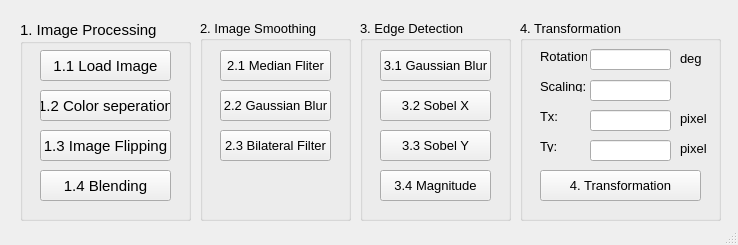
<?xml version="1.0" encoding="UTF-8"?>
<ui version="4.0">
 <class>MainWindow</class>
 <widget class="QMainWindow" name="MainWindow">
  <property name="geometry">
   <rect>
    <x>0</x>
    <y>0</y>
    <width>738</width>
    <height>245</height>
   </rect>
  </property>
  <property name="font">
   <font>
    <pointsize>10</pointsize>
   </font>
  </property>
  <property name="windowTitle">
   <string>MainWindow</string>
  </property>
  <widget class="QWidget" name="centralwidget">
   <widget class="QGroupBox" name="groupBox">
    <property name="geometry">
     <rect>
      <x>20</x>
      <y>20</y>
      <width>171</width>
      <height>201</height>
     </rect>
    </property>
    <property name="font">
     <font>
      <pointsize>11</pointsize>
     </font>
    </property>
    <property name="title">
     <string>1. Image Processing</string>
    </property>
    <widget class="QPushButton" name="pushButton">
     <property name="geometry">
      <rect>
       <x>20</x>
       <y>30</y>
       <width>131</width>
       <height>31</height>
      </rect>
     </property>
     <property name="text">
      <string>1.1 Load Image</string>
     </property>
    </widget>
    <widget class="QPushButton" name="pushButton_2">
     <property name="geometry">
      <rect>
       <x>20</x>
       <y>70</y>
       <width>131</width>
       <height>31</height>
      </rect>
     </property>
     <property name="text">
      <string>1.2 Color seperation</string>
     </property>
    </widget>
    <widget class="QPushButton" name="pushButton_3">
     <property name="geometry">
      <rect>
       <x>20</x>
       <y>110</y>
       <width>131</width>
       <height>31</height>
      </rect>
     </property>
     <property name="text">
      <string>1.3 Image Flipping</string>
     </property>
    </widget>
    <widget class="QPushButton" name="pushButton_4">
     <property name="geometry">
      <rect>
       <x>20</x>
       <y>150</y>
       <width>131</width>
       <height>31</height>
      </rect>
     </property>
     <property name="text">
      <string>1.4 Blending</string>
     </property>
    </widget>
   </widget>
   <widget class="QGroupBox" name="groupBox_2">
    <property name="geometry">
     <rect>
      <x>200</x>
      <y>20</y>
      <width>151</width>
      <height>201</height>
     </rect>
    </property>
    <property name="title">
     <string>2. Image Smoothing</string>
    </property>
    <widget class="QPushButton" name="pushButton_5">
     <property name="geometry">
      <rect>
       <x>20</x>
       <y>30</y>
       <width>111</width>
       <height>31</height>
      </rect>
     </property>
     <property name="text">
      <string>2.1 Median Fliter</string>
     </property>
    </widget>
    <widget class="QPushButton" name="pushButton_6">
     <property name="geometry">
      <rect>
       <x>20</x>
       <y>70</y>
       <width>111</width>
       <height>31</height>
      </rect>
     </property>
     <property name="text">
      <string>2.2 Gaussian Blur</string>
     </property>
    </widget>
    <widget class="QPushButton" name="pushButton_7">
     <property name="geometry">
      <rect>
       <x>20</x>
       <y>110</y>
       <width>111</width>
       <height>31</height>
      </rect>
     </property>
     <property name="text">
      <string>2.3 Bilateral Filter</string>
     </property>
    </widget>
   </widget>
   <widget class="QGroupBox" name="groupBox_3">
    <property name="geometry">
     <rect>
      <x>360</x>
      <y>20</y>
      <width>151</width>
      <height>201</height>
     </rect>
    </property>
    <property name="title">
     <string>3. Edge Detection</string>
    </property>
    <widget class="QPushButton" name="pushButton_8">
     <property name="geometry">
      <rect>
       <x>20</x>
       <y>30</y>
       <width>111</width>
       <height>31</height>
      </rect>
     </property>
     <property name="text">
      <string>3.1 Gaussian Blur</string>
     </property>
    </widget>
    <widget class="QPushButton" name="pushButton_9">
     <property name="geometry">
      <rect>
       <x>20</x>
       <y>70</y>
       <width>111</width>
       <height>31</height>
      </rect>
     </property>
     <property name="text">
      <string>3.2 Sobel X</string>
     </property>
    </widget>
    <widget class="QPushButton" name="pushButton_10">
     <property name="geometry">
      <rect>
       <x>20</x>
       <y>110</y>
       <width>111</width>
       <height>31</height>
      </rect>
     </property>
     <property name="text">
      <string>3.3 Sobel Y</string>
     </property>
    </widget>
    <widget class="QPushButton" name="pushButton_11">
     <property name="geometry">
      <rect>
       <x>20</x>
       <y>150</y>
       <width>111</width>
       <height>31</height>
      </rect>
     </property>
     <property name="text">
      <string>3.4 Magnitude</string>
     </property>
    </widget>
   </widget>
   <widget class="QGroupBox" name="groupBox_4">
    <property name="geometry">
     <rect>
      <x>520</x>
      <y>20</y>
      <width>201</width>
      <height>201</height>
     </rect>
    </property>
    <property name="title">
     <string>4. Transformation</string>
    </property>
    <widget class="QLabel" name="label">
     <property name="geometry">
      <rect>
       <x>20</x>
       <y>30</y>
       <width>47</width>
       <height>12</height>
      </rect>
     </property>
     <property name="text">
      <string>Rotation:</string>
     </property>
    </widget>
    <widget class="QLineEdit" name="lineEdit">
     <property name="geometry">
      <rect>
       <x>70</x>
       <y>29</y>
       <width>81</width>
       <height>21</height>
      </rect>
     </property>
     <property name="font">
      <font>
       <pointsize>10</pointsize>
      </font>
     </property>
    </widget>
    <widget class="QLabel" name="label_2">
     <property name="geometry">
      <rect>
       <x>160</x>
       <y>30</y>
       <width>21</width>
       <height>16</height>
      </rect>
     </property>
     <property name="text">
      <string>deg</string>
     </property>
    </widget>
    <widget class="QLabel" name="label_3">
     <property name="geometry">
      <rect>
       <x>20</x>
       <y>60</y>
       <width>47</width>
       <height>12</height>
      </rect>
     </property>
     <property name="text">
      <string>Scaling:</string>
     </property>
    </widget>
    <widget class="QLineEdit" name="lineEdit_2">
     <property name="geometry">
      <rect>
       <x>70</x>
       <y>60</y>
       <width>81</width>
       <height>21</height>
      </rect>
     </property>
     <property name="font">
      <font>
       <pointsize>10</pointsize>
      </font>
     </property>
    </widget>
    <widget class="QLabel" name="label_4">
     <property name="geometry">
      <rect>
       <x>160</x>
       <y>90</y>
       <width>31</width>
       <height>16</height>
      </rect>
     </property>
     <property name="text">
      <string>pixel</string>
     </property>
    </widget>
    <widget class="QLabel" name="label_5">
     <property name="geometry">
      <rect>
       <x>20</x>
       <y>90</y>
       <width>47</width>
       <height>12</height>
      </rect>
     </property>
     <property name="text">
      <string>Tx:</string>
     </property>
    </widget>
    <widget class="QLineEdit" name="lineEdit_3">
     <property name="geometry">
      <rect>
       <x>70</x>
       <y>90</y>
       <width>81</width>
       <height>21</height>
      </rect>
     </property>
     <property name="font">
      <font>
       <pointsize>10</pointsize>
      </font>
     </property>
    </widget>
    <widget class="QLabel" name="label_6">
     <property name="geometry">
      <rect>
       <x>20</x>
       <y>120</y>
       <width>47</width>
       <height>12</height>
      </rect>
     </property>
     <property name="text">
      <string>Ty:</string>
     </property>
    </widget>
    <widget class="QLineEdit" name="lineEdit_4">
     <property name="geometry">
      <rect>
       <x>70</x>
       <y>120</y>
       <width>81</width>
       <height>21</height>
      </rect>
     </property>
     <property name="font">
      <font>
       <pointsize>10</pointsize>
      </font>
     </property>
    </widget>
    <widget class="QLabel" name="label_7">
     <property name="geometry">
      <rect>
       <x>160</x>
       <y>120</y>
       <width>31</width>
       <height>16</height>
      </rect>
     </property>
     <property name="text">
      <string>pixel</string>
     </property>
    </widget>
    <widget class="QPushButton" name="pushButton_12">
     <property name="geometry">
      <rect>
       <x>20</x>
       <y>150</y>
       <width>161</width>
       <height>31</height>
      </rect>
     </property>
     <property name="text">
      <string>4. Transformation</string>
     </property>
    </widget>
   </widget>
  </widget>
  <widget class="QStatusBar" name="statusbar"/>
 </widget>
 <resources/>
 <connections/>
</ui>
